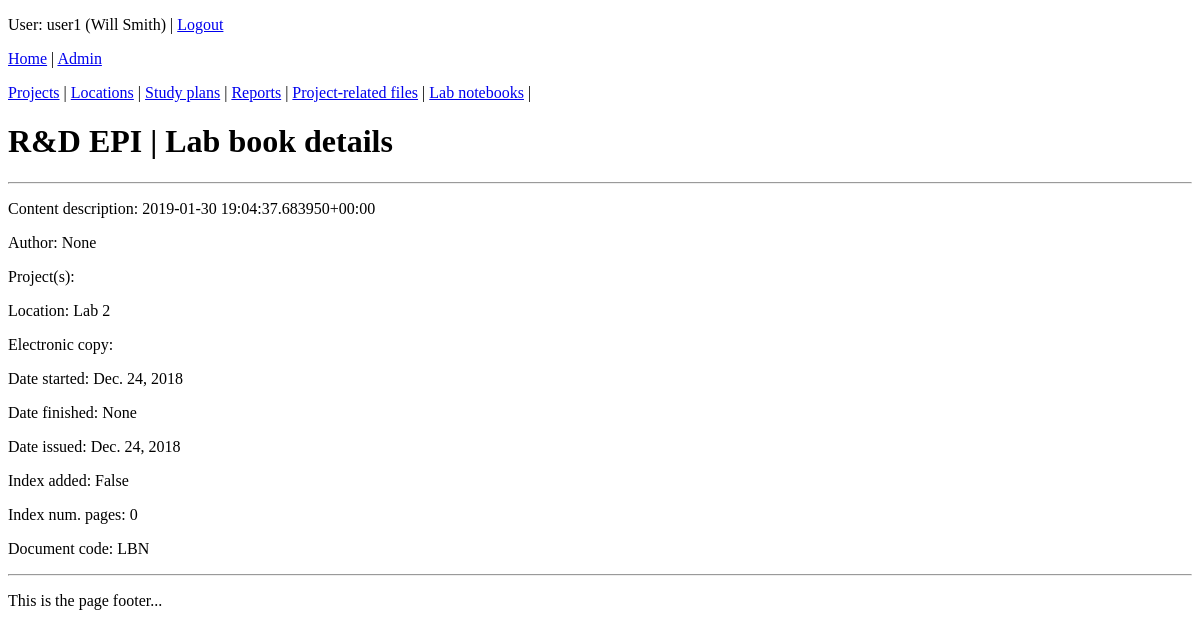
/coreapp/labbook/1 (signed in), run on an earlier commit of the app's database.
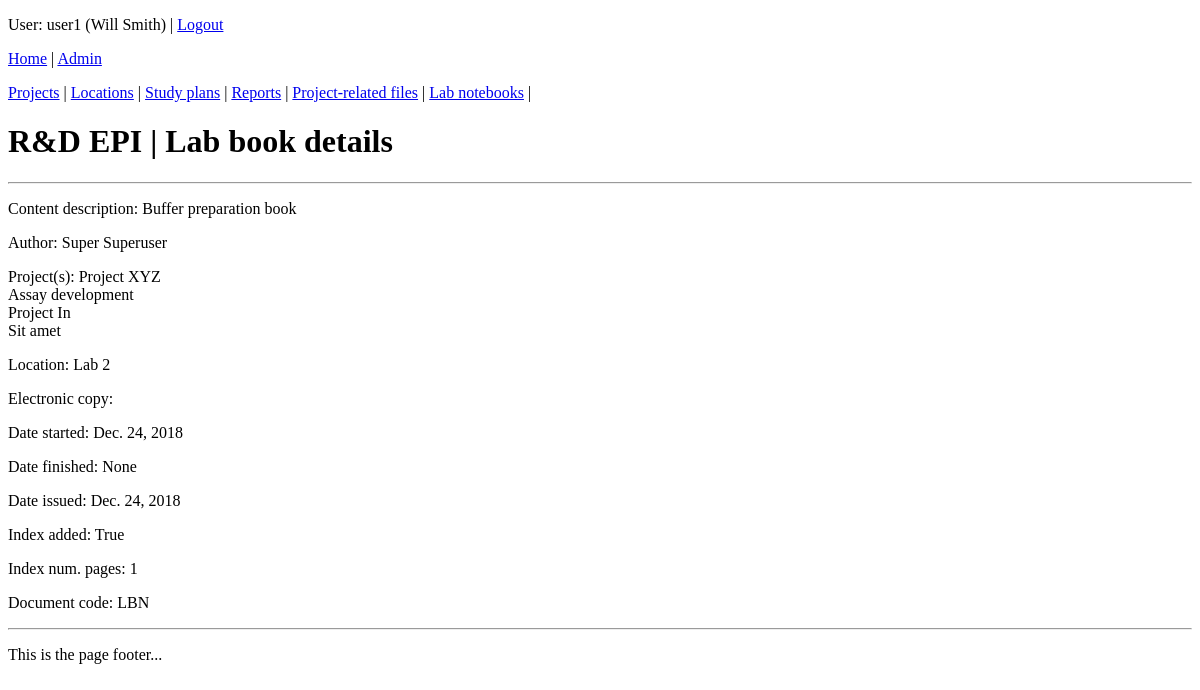
And on a later commit of the database.
### coreapp/models.py (models this page shows, shortened)
class Document(models.Model):
    author = models.ForeignKey(settings.AUTH_USER_MODEL, on_delete=models.SET_NULL, blank=True, null=True, verbose_name="Main author")
    project = models.ForeignKey(Project, on_delete=models.SET_NULL, blank=True, null=True, verbose_name="Associated project")
    title = models.TextField("Document title")
    location = models.ForeignKey(Location, on_delete=models.SET_NULL, blank=True, null=True, verbose_name="Hard copy location")
    document_code = models.CharField("Document code (e.g. study plan, report... )", max_length=3, choices=DOCUMENT_CODE, default='OTH')
    efile = models.FileField("Scanned copy", upload_to='uploads/', null=True, blank=True)
    class Meta:
        abstract = True

class LabBook(Document):
    project = models.ManyToManyField(Project, verbose_name="Associated project(s)")
    date_started = models.DateField("Date started", null=True, blank=True)
    date_finished = models.DateField("Date finished", null=True, blank=True)
    date_issued = models.DateField("Issue date")
    index_added = models.BooleanField("Index added to project file", default=False)
    index_num_pages = models.IntegerField("Index number of pages", null=True, blank=True)
    document_code = 'LBN'

class Location(models.Model):
    name = models.CharField("Room", max_length=16, null=True, blank=True)
    room_num = models.CharField("Room number", max_length=16, null=True, blank=True)
    def __str__(self):
        return self.name

class User (AbstractUser):
    date_left = models.DateField(null=True, blank=True)
    def __str__(self):
        return self.get_full_name()

class Project(models.Model):
    name = models.CharField("Project name", max_length=128)
    leader = models.ForeignKey(settings.AUTH_USER_MODEL, on_delete=models.SET_NULL, blank=True, null=True, verbose_name="Project leader")
    prefix = models.CharField("Project code", max_length=8)
    def __str__(self):
        return self.name

### coreapp/views.py (the view)
# urls.py: path('labbook/<int:id>', views.labbook_detail, name='labbook-detail'),
@login_required
def labbook_detail(request, id):
    labbook = LabBook.objects.get(id=id)
    context = {'labbook': labbook, 'page_title': 'R&D EPI | Lab book details'}
    return render(request, 'coreapp/labbook_detail.html', context)

### coreapp/templates/coreapp/labbook_detail.html
{% extends 'coreapp/base_generic.html' %}
{% block content %}
	<h1>{{ page_title }}</h1>
	<hr>
	<p>Content description: {{ labbook.title }}</p>
	<p>Author: {{ labbook.author }}</p>
	<p>Project(s): {% for project in labbook.project.all %}{{ project }}<br>{% endfor %}</p>
	<p>Location: {{ labbook.location }}</p>
	<p>Electronic copy: <a href="{{ MEDIA_URL }}{{ labbook.efile }}">{{ labbook.efile }}</a></p>
	<p>Date started: {{ labbook.date_started }}</p>
	<p>Date finished: {{ labbook.date_finished }}</p>
	<p>Date issued: {{ labbook.date_issued }}</p>
	<p>Index added: {{ labbook.index_added }}</p>
	<p>Index num. pages: {{ labbook.index_num_pages }}</p>
	<p>Document code: {{ labbook.document_code }}</p>
{% endblock %}

What changed in the data, as far as the page shows it:
changed LabBook "None": title "2019-01-30 19:04:37.683950+00:00" → "Buffer preparation book"; author "None" → "Super Superuser"; index_added "False" → "True"; index_num_pages "0" → "1"
now on this page (row unchanged): Project: name "Project XYZ"
now on this page (row edited): Project: name "Assay development"
now on this page (row edited): Project: name "Project In"
now on this page (row unchanged): Project: name "Sit amet"
